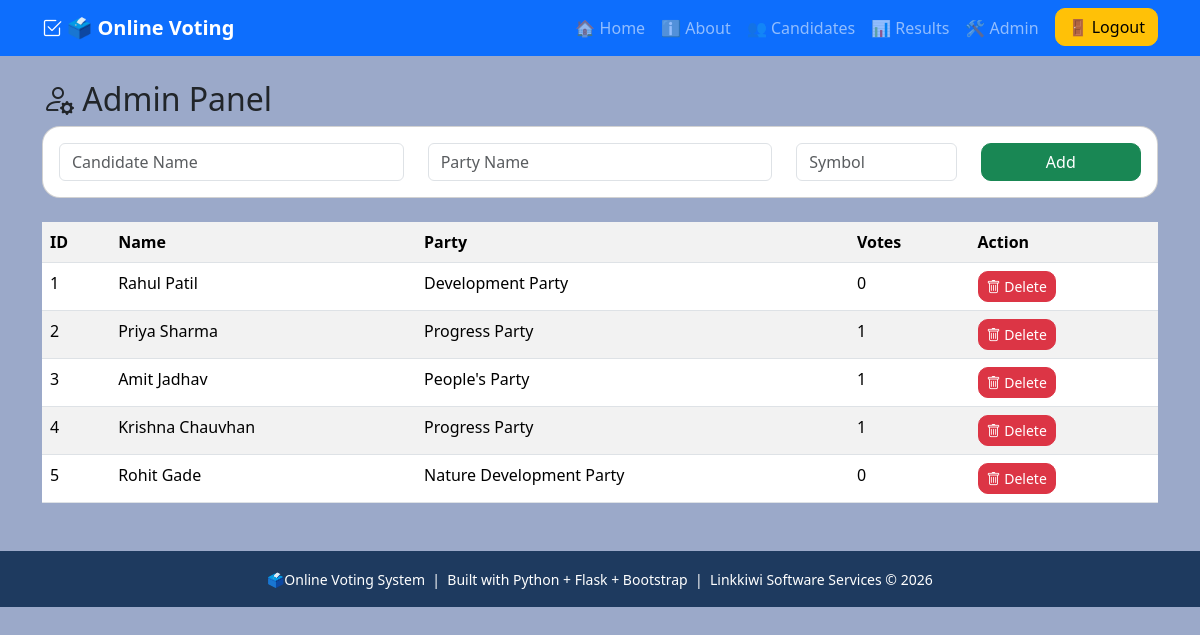
The page /admin (signed in) on the database its author committed.
### tables this page shows
CREATE TABLE candidates(
            id INTEGER PRIMARY KEY AUTOINCREMENT,
            name TEXT NOT NULL,
            party TEXT NOT NULL,
            symbol TEXT,
            votes INTEGER DEFAULT 0
        );

### app.py (the view, shortened to what this page needs)
@app.route("/admin",methods=["GET", "POST"])
def admin():
    connection = get_db()
    candidates = connection.execute("""
        SELECT * FROM candidates
        ORDER BY id
    """).fetchall()
    connection.close()
    return render_template("admin.html",candidates=candidates)

### app.py (called while the page is built)
def get_db():
    connection = sqlite3.connect(DATABASE)
    connection.row_factory = sqlite3.Row
    return connection

### templates/admin.html
{% extends "base.html" %}
{% block content %}
<h2>
<i class="bi bi-person-gear"></i>
Admin Panel
</h2>
<div class="card mb-4">
<div class="card-body">
<form method="POST">
<div class="row">
<div class="col-md-4">
<input
    class="form-control"
    name="name"
    placeholder="Candidate Name"
    required
>
</div>
<div class="col-md-4">
<input
    class="form-control"
    name="party"
    placeholder="Party Name"
    required
>
</div>
<div class="col-md-2">
<input
    class="form-control"
    name="symbol"
    placeholder="Symbol"
>
</div>
<div class="col-md-2">
<button
    class="btn btn-success w-100"
>
Add
</button>
</div>
</div>
</form>
</div>
</div>
<table class="table table-striped">
<tr>
<th>ID</th>
<th>Name</th>
<th>Party</th>
<th>Votes</th>
<th>Action</th>
</tr>
{% for candidate in candidates %}
<tr>
<td>
{{ candidate.id }}
</td>
<td>
{{ candidate.name }}
</td>
<td>
{{ candidate.party }}
</td>
<td>
{{ candidate.votes }}
</td>
<td>
<a
    class="btn btn-danger btn-sm"
    href="{{ url_for(
    'delete_candidate',
    candidate_id=candidate.id
    ) }}"
>
<i class="bi bi-trash"></i>
Delete
</a>
</td>
</tr>
{% endfor %}
</table>
{% endblock %}

### Static/style.css (style rules this page uses)
body { background: #9ba9c9; }
.btn { border-radius: 10px; }
.card { border-radius: 18px; }

### rows shown on the page
candidates: id "1", name "Rahul Patil", party "Development Party", votes "0"
candidates: id "2", name "Priya Sharma", party "Progress Party", votes "1"
candidates: id "3", name "Amit Jadhav", party "People's Party", votes "1"
candidates: id "4", name "Krishna Chauvhan", party "Progress Party", votes "1"
candidates: id "5", name "Rohit Gade", party "Nature Development Party", votes "0"
